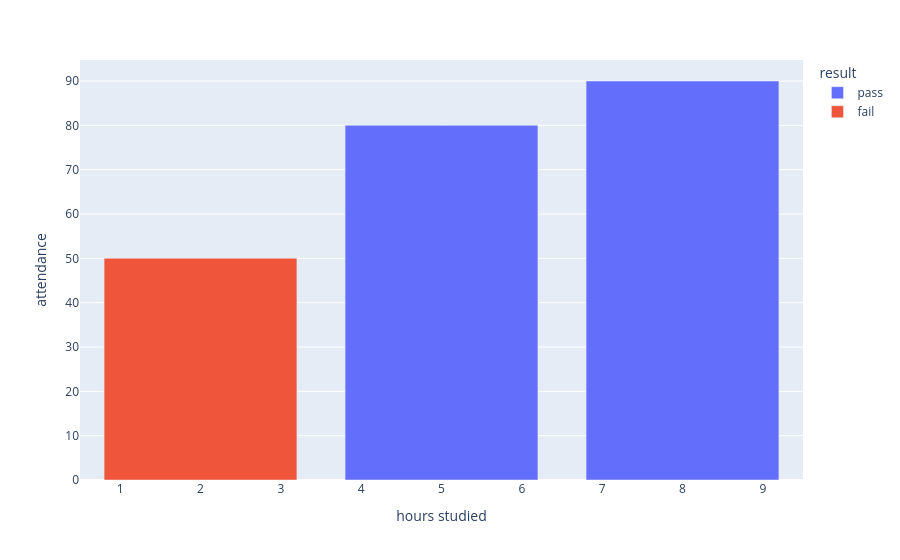

The cell this chart's notebook holds for it:
### Code cell
import plotly.express as px
fig=px.bar(data_frame=df,x='hours studied',y='attendance',color='result')
fig.show()

### Figure 1 — Plotly figure (JSON) as saved in the notebook; plotly's stock layout.template omitted (floating-point values rounded to 4 significant figures)
{"data": [{"hovertemplate": "result=pass<br>hours studied=%{x}<br>attendance=%{y}<extra></extra>", "legendgroup": "pass", "marker": {"color": "#636efa", "pattern": {"shape": ""}}, "name": "pass", "orientation": "v", "showlegend": true, "textposition": "auto", "type": "bar", "x": [5, 8], "xaxis": "x", "y": [80, 90], "yaxis": "y"}, {"hovertemplate": "result=fail<br>hours studied=%{x}<br>attendance=%{y}<extra></extra>", "legendgroup": "fail", "marker": {"color": "#EF553B", "pattern": {"shape": ""}}, "name": "fail", "orientation": "v", "showlegend": true, "textposition": "auto", "type": "bar", "x": [2], "xaxis": "x", "y": [50], "yaxis": "y"}], "layout": {"barmode": "relative", "legend": {"title": {"text": "result"}, "tracegroupgap": 0}, "margin": {"t": 60}, "xaxis": {"anchor": "y", "domain": [0, 1], "title": {"text": "hours studied"}}, "yaxis": {"anchor": "x", "domain": [0, 1], "title": {"text": "attendance"}}}}
